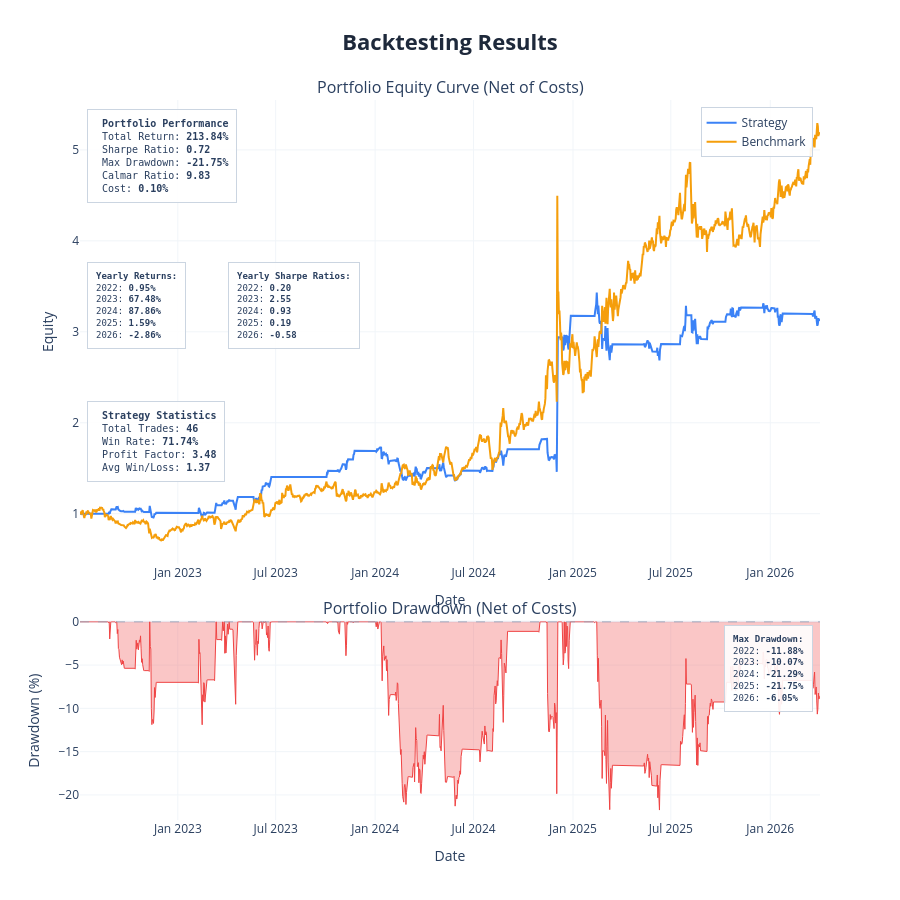

Notebook cell for this chart:
### Code cell
param_defs = {
    "lookback":    ("int",   80, 120),
    "z_lookback":  ("int",   60, 100),
    "entry":       ("float", 1.60, 2.10),
    "exit":        ("float", 0.50, 1.00),
    "stop_z":      ("float", 3.50, 5.00),
    "max_holding": ("int",   8,   25),
}

fixed_params = {"exit": 0.72,
    "stop_z": 4.5,
    "max_holding": 18,
    "entry": 1.9652
}   

def pair_reject(metrics):
    if metrics is None:
        return True
    if metrics["num_trades"] < 5:
        return True
    if metrics["profit_factor"] < 0.7:
        return True
    return False

test_params = {
    "lookback": 126,
    "z_lookback": 60,
    "entry": 1.8,
    "exit": 0.5,
    "stop_z": 3.5,
    "max_holding": 15,
}

pair_df, indicator_cols = pair_strategy_fn(pair_prices.copy(), test_params)

display(pair_df.head())
display(pair_df.tail())

results = backtest(
    data=pair_df,
    cost=pair_cost,
    show_plot=True,
    save_html=None,
    show_trades=False,
    benchmark_data=None
)

print(f"Pair: {Y} vs {X}")
print(f"Return        {results['total_return']*100:>8.2f}%")
print(f"Sharpe        {results['sharpe_ratio']:>8.2f}")
print(f"Max Drawdown  {results['max_drawdown']*100:>8.2f}%")
print(f"Calmar        {results['calmar_ratio']:>8.2f}")
print(f"Trades        {results['num_trades']:>8}")
print(f"Win Rate      {results['win_rate']*100:>8.2f}%")
print(f"Profit Factor {results['profit_factor']:>8.2f}")

### Figure 1 — Plotly figure (JSON) as saved in the notebook; plotly's stock layout.template omitted (floating-point values rounded to 4 significant figures; data arrays with more than 128 entries replaced by an {"elided": "..."} marker saying what was removed)
{"data": [{"hovertemplate": "<b>Strategy</b><br>Date: %{x}<br>Equity: %{y:.4f}<extra></extra>", "line": {"color": "#3b82f6", "width": 2}, "mode": "lines", "name": "Strategy", "type": "scatter", "x": {"elided": "1370 str values"}, "xaxis": "x", "y": {"elided": "1370 float values"}, "yaxis": "y"}, {"hovertemplate": "<b>Benchmark</b><br>Date: %{x}<br>Equity: %{y:.4f}<extra></extra>", "line": {"color": "#f59e0b", "width": 2}, "mode": "lines", "name": "Benchmark", "type": "scatter", "x": {"elided": "1370 str values"}, "xaxis": "x", "y": {"elided": "1370 float values"}, "yaxis": "y"}, {"fill": "tozeroy", "fillcolor": "rgba(239, 68, 68, 0.3)", "hovertemplate": "<b>Drawdown</b><br>Date: %{x}<br>Drawdown: %{y:.2f}%<extra></extra>", "line": {"color": "#ef4444", "width": 1}, "mode": "lines", "name": "Drawdown", "showlegend": false, "type": "scatter", "x": {"elided": "1370 str values"}, "xaxis": "x2", "y": {"elided": "1370 float values"}, "yaxis": "y2"}], "layout": {"annotations": [{"font": {"size": 16}, "showarrow": false, "text": "Portfolio Equity Curve (Net of Costs)", "x": 0.5, "xanchor": "center", "xref": "paper", "y": 1, "yanchor": "bottom", "yref": "paper"}, {"font": {"size": 16}, "showarrow": false, "text": "Portfolio Drawdown (Net of Costs)", "x": 0.5, "xanchor": "center", "xref": "paper", "y": 0.276, "yanchor": "bottom", "yref": "paper"}, {"align": "left", "bgcolor": "rgba(255, 255, 255, 0.9)", "bordercolor": "#cbd5e1", "borderpad": 8, "borderwidth": 1, "font": {"family": "monospace", "size": 10}, "showarrow": false, "text": "\n<b>Portfolio Performance</b><br>\nTotal Return: <b>213.84%</b><br>\nSharpe Ratio: <b>0.72</b><br>\nMax Drawdown: <b>-21.75%</b><br>\nCalmar Ratio: <b>9.83</b><br>\nCost: <b>0.10%</b>\n", "x": 0.01, "xanchor": "left", "xref": "x domain", "y": 0.98, "yanchor": "top", "yref": "y domain"}, {"align": "left", "bgcolor": "rgba(255, 255, 255, 0.9)", "bordercolor": "#cbd5e1", "borderpad": 8, "borderwidth": 1, "font": {"family": "monospace", "size": 9}, "showarrow": false, "text": "<b>Yearly Returns:</b><br>2022: <b>0.95%</b><br>2023: <b>67.48%</b><br>2024: <b>87.86%</b><br>2025: <b>1.59%</b><br>2026: <b>-2.86%</b><br>", "x": 0.01, "xanchor": "left", "xref": "x domain", "y": 0.65, "yanchor": "top", "yref": "y domain"}, {"align": "left", "bgcolor": "rgba(255, 255, 255, 0.9)", "bordercolor": "#cbd5e1", "borderpad": 8, "borderwidth": 1, "font": {"family": "monospace", "size": 9}, "showarrow": false, "text": "<b>Yearly Sharpe Ratios:</b><br>2022: <b>0.20</b><br>2023: <b>2.55</b><br>2024: <b>0.93</b><br>2025: <b>0.19</b><br>2026: <b>-0.58</b><br>", "x": 0.2, "xanchor": "left", "xref": "x domain", "y": 0.65, "yanchor": "top", "yref": "y domain"}, {"align": "left", "bgcolor": "rgba(255, 255, 255, 0.9)", "bordercolor": "#cbd5e1", "borderpad": 8, "borderwidth": 1, "font": {"family": "monospace", "size": 10}, "showarrow": false, "text": "\n<b>Strategy Statistics</b><br>\nTotal Trades: <b>46</b><br>\nWin Rate: <b>71.74%</b><br>\nProfit Factor: <b>3.48</b><br>\nAvg Win/Loss: <b>1.37</b>\n", "x": 0.01, "xanchor": "left", "xref": "x domain", "y": 0.35, "yanchor": "top", "yref": "y domain"}, {"align": "left", "bgcolor": "rgba(255, 255, 255, 0.9)", "bordercolor": "#cbd5e1", "borderpad": 8, "borderwidth": 1, "font": {"family": "monospace", "size": 9}, "showarrow": false, "text": "<b>Max Drawdown:</b><br>2022: <b>-11.88%</b><br>2023: <b>-10.07%</b><br>2024: <b>-21.29%</b><br>2025: <b>-21.75%</b><br>2026: <b>-6.05%</b><br>", "x": 0.99, "xanchor": "right", "xref": "x2 domain", "y": 0.98, "yanchor": "top", "yref": "y2 domain"}], "height": 900, "hovermode": "x unified", "legend": {"bgcolor": "rgba(255,255,255,0.9)", "bordercolor": "#cbd5e1", "borderwidth": 1, "x": 0.99, "xanchor": "right", "y": 0.99, "yanchor": "top"}, "shapes": [{"line": {"color": "#94a3b8", "dash": "dash", "width": 1}, "type": "line", "x0": 0, "x1": 1, "xref": "x2 domain", "y0": 0, "y1": 0, "yref": "y2"}], "showlegend": true, "title": {"font": {"color": "#1E293B", "size": 22}, "text": "<b>Backtesting Results</b>", "x": 0.5, "xanchor": "center"}, "xaxis": {"anchor": "y", "domain": [0, 1], "gridcolor": "#f1f5f9", "gridwidth": 1, "showgrid": true, "title": {"text": "Date"}}, "xaxis2": {"anchor": "y2", "domain": [0, 1], "gridcolor": "#f1f5f9", "gridwidth": 1, "showgrid": true, "title": {"text": "Date"}}, "yaxis": {"anchor": "x", "domain": [0.356, 1], "gridcolor": "#f1f5f9", "gridwidth": 1, "showgrid": true, "title": {"text": "Equity"}}, "yaxis2": {"anchor": "x2", "domain": [0, 0.276], "gridcolor": "#f1f5f9", "gridwidth": 1, "showgrid": true, "title": {"text": "Drawdown (%)"}}}}
